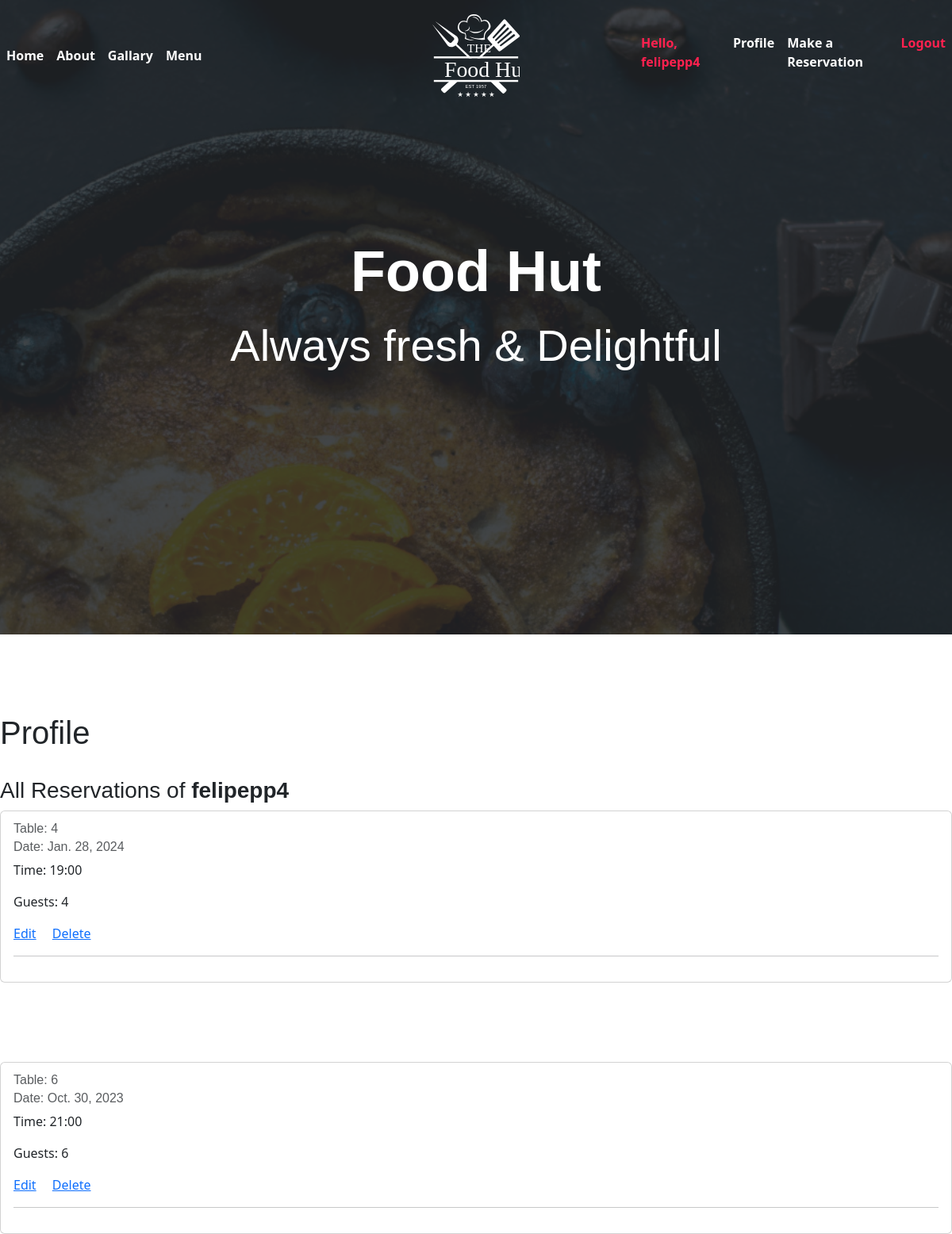
/profile/ (signed in), run on the app's committed database.
### reservations/models.py (models this page shows, shortened)
class Reservation(models.Model):
    user = models.ForeignKey(User, on_delete=models.CASCADE)
    phone = models.CharField(max_length=20)  # Adicione o campo para o número de telefone
    table = models.IntegerField()
    date = models.DateField()
    time = models.CharField(max_length=5, choices=time, default='18:00')
    number_of_people = models.IntegerField()
    message = models.TextField()

### reservations/views.py (the view)
# urls.py: path('profile/', views.profile, name='profile'),
@login_required(login_url='login_user')
def profile(request):
    user = request.user
    reservations = Reservation.objects.filter(user=user)
    context = {
        'reservations': reservations
    }
    return render(request, 'profile.html', context)

### reservations/templates/profile.html (shortened to what this page needs)
{% extends 'base.html' %}
{% block content %}
    {% include 'navbar.html' %}
    {% include 'header.html' %}
<div id="profile">
    <h1>Profile</h1>
    <br>
    <h3>All Reservations of <strong>{{user.username}}</strong></h3>
    {% for reservation in reservations %}
    <div class="card">
        <div class="card-body">
            <h6 class="card-subtitle mb-2 text-muted">Table: {{ reservation.table }}</h6>
            <h6 class="card-subtitle mb-2 text-muted">Date: {{ reservation.date }}</h6>
            <p class="card-text">Time: {{ reservation.time }}</p>
            <p class="card-text">Guests: {{ reservation.number_of_people }}</p>
            <a href="{% url 'edit_reservation' pk=reservation.pk %}" class="card-link">Edit</a>
            <a href="{% url 'delete_reservation' pk=reservation.pk%}" class="card-link">Delete</a>
            <hr>
        </div>
    </div>
</div>
{% endfor %}
{% endblock %}

### templates/navbar.html (shortened to what this page needs)
<nav class="custom-navbar navbar navbar-expand-lg navbar-dark fixed-top" data-spy="affix" data-offset-top="10">
  <div class="collapse navbar-collapse" id="navbarSupportedContent">
      <ul class="navbar-nav">
          <li class="nav-item">
              <a class="nav-link" href="#home">Home</a>
          </li>
          <li class="nav-item">
              <a class="nav-link" href="#about">About</a>
          </li>
          <li class="nav-item">
              <a class="nav-link" href="#gallary">Gallary</a>
          </li>
          <li class="nav-item">
            <a class="nav-link" href="#menu">Menu</a>
        </li>
      </ul>
      <a class="navbar-brand m-auto" href="#">
          <img src="assets/imgs/logo.svg" class="brand-img" alt="">
      </a>
      <ul class="navbar-nav">
          {% if user.is_authenticated %}
          <li class="nav-item active">
            <a class="nav-link" href="{% url 'profile' %}">Hello, {{user.username}}</a>
          </li>
          <li class="nav-item">
            <a class="nav-link" href="{% url 'profile' %}">Profile</a>
          </li>
          <li class="nav-item">
            <a class="nav-link" href="{% url 'make_reservation' %}">Make a Reservation</a>
          </li>
          <li class="nav-item active">
            <a class="nav-link" href="{% url 'logout_user' %}">Logout</a>
          </li>
          {% endif %}
      </ul>
  </div>
</nav>

### data on the page
Reservation: table "4", date "Jan. 28, 2024", time "19:00", number_of_people "4"
Reservation: table "6", date "Oct. 30, 2023", time "21:00", number_of_people "6"

### other printed values
{{ user.username }} "felipepp4"
